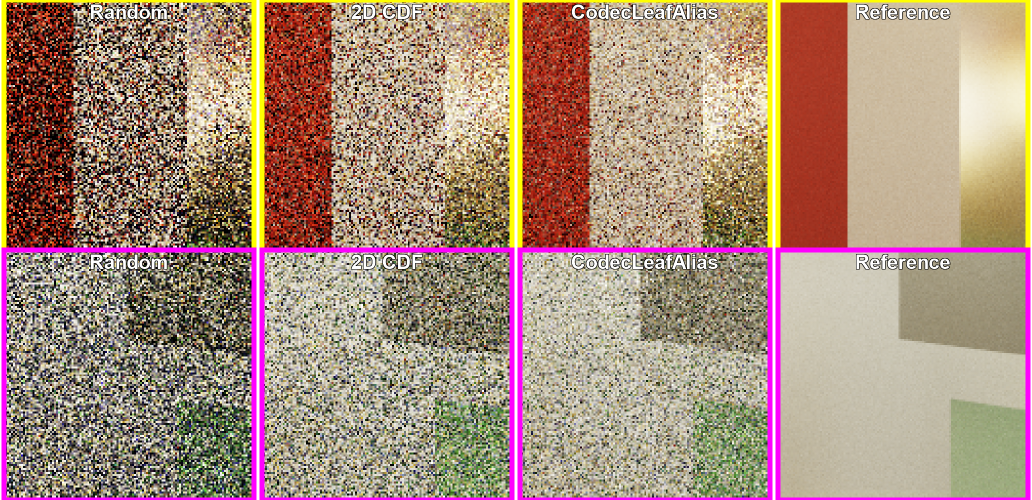
#> input picture paper-experiments/figures_only_comparison_grid/v9_convergence_closeups.png, 2064 x 1000 px, given in place of v9_fireplace_room.png, which was not available (shown at 1/2 size)
$ python make_figures_only_page_v9.py
#> lines starting #> are read from the running program, lines starting #| are printed output that depends on the picture; pictures that were not available may be replaced by others from this repository, and a replacement may not be noted
"""
Experiment 22 (separate document, still does not replace/delete figures_only_page.png,
results_section.tex, or any earlier figures_only_restir_v2-v8/final.png iteration): v9 - a
correction of what v8's "twice as big" experiment should have meant. v8 doubled UpscaleTo
(the DISPLAY size), which barely changed anything because the closeup block always gets
rescaled to match the full-frame photo's height regardless of its native size. What was
actually wanted: double the SOURCE crop SQUARE (CropSize 64 -> 128, centered on the exact
same point v7 used), while keeping the DISPLAY size the same (UpscaleTo still 500) - i.e. the
same-size closeup box now shows twice as much of the image around that point (more context,
"zoomed out" a bit) instead of the box itself growing. The marker square drawn on the
full-frame photo is correspondingly twice as big too, still centered on the same point.

Since make_comparison_figure_v2.ps1's region search assigns a NEW best point every time it
re-scans (and a 128px window scores differently than a 64px one), the exact v7 center points
were preserved deliberately via -ManualRegions (X,Y = v7's old top-left + 32, i.e. the true
center, minus the new half-size 64) rather than letting it re-search.

Source panels are saved as two files per scene again (v9_<scene>.png = full-frame,
v9_<scene>_closeups.png = the closeup grid), same as v8, since cellW is now tied to UpscaleTo
rather than a fixed W/4 (a v8-era change) and no longer happens to equal the source width.
"""
from PIL import Image, ImageDraw, ImageFont
import numpy as np
import cv2
import os

REPO = r"C:\Users\Jose\Desktop\Falcor"
OUT_DIR = os.path.dirname(os.path.abspath(__file__))
LIBERTINE_BOLD = r"C:\Users\Jose\AppData\Local\Programs\MiKTeX\fonts\opentype\public\libertine\LinLibertine_RB.otf"
scene_font = ImageFont.truetype(LIBERTINE_BOLD, 54)

PANELS = [
    ("v9_fireplace_room.png", "Fireplace Room", os.path.join(REPO, "quadlight", "fireplace", "4k", "frame_00082.hdr")),
    ("v9_phonehand.png", "Phone", os.path.join(REPO, "quadlight", "colors", "frame_00987.hdr")),
    ("v9_convergence.png", "Convergence", os.path.join(REPO, "quadlight", "cave", "frame_00221.hdr")),
]

GAP = 8                    # gap between full-frame block and closeup grid
SCENE_GAP = 5              # gap between scene rows (tight, ReSTIR-style)
SIDE_LABEL_W = 68          # width reserved for the rotated scene-name label
HDR_INSET_MARGIN = 12
HDR_INSET_BORDER = 4
HDR_INSET_EXPOSURE = 3.0
HDR_INSET_FRACTION = 0.20
HDR_INSET_TOP = 100


def load_hdr_thumbnail(path, target_h):
    im = cv2.imread(path, cv2.IMREAD_ANYDEPTH | cv2.IMREAD_COLOR)
    im = cv2.cvtColor(im, cv2.COLOR_BGR2RGB).astype(np.float64)
    im = im * HDR_INSET_EXPOSURE
    mapped = im / (1.0 + im)
    mapped = np.clip(mapped, 0, 1) ** (1 / 2.2)
    pil = Image.fromarray((mapped * 255).astype(np.uint8))
    w = int(round(pil.width * target_h / pil.height))
    return pil.resize((w, target_h), Image.LANCZOS)


def build_panel(fname, hdr_path):
#> called with fname = 'v9_fireplace_room.png'
    top_block = Image.open(os.path.join(OUT_DIR, fname)).convert("RGB")
    closeups_path = os.path.join(OUT_DIR, fname.replace(".png", "_closeups.png"))
    bottom_block = Image.open(closeups_path).convert("RGB")
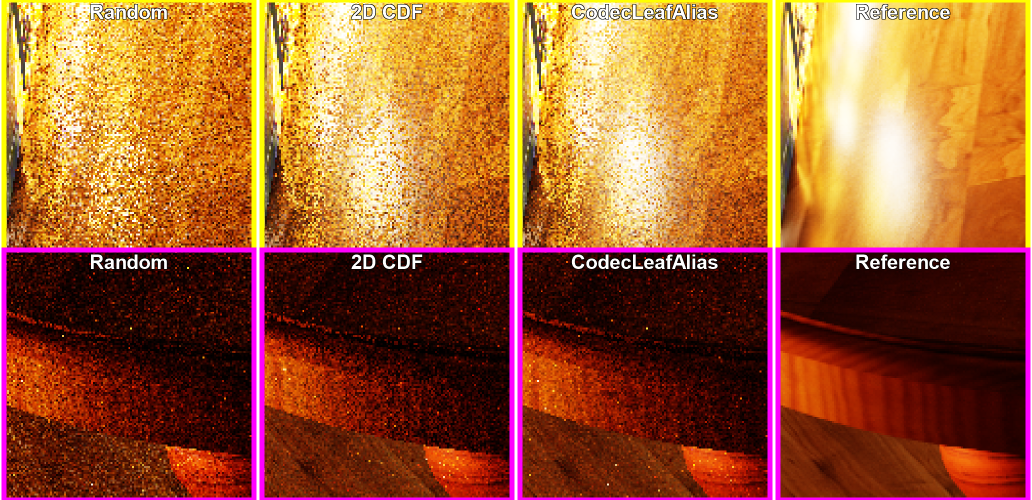
#> input picture paper-experiments/figures_only_comparison_grid/v9_fireplace_room_closeups.png, 2064 x 1000 px (shown at 1/2 size)

    scale = top_block.height / bottom_block.height
#> scale = 1
    new_w = int(round(bottom_block.width * scale))
#> new_w = 2064
    bottom_block = bottom_block.resize((new_w, top_block.height), Image.LANCZOS)

    panel_w = top_block.width + GAP + bottom_block.width
#> panel_w = 4136
    panel_h = top_block.height
#> panel_h = 1000
    panel = Image.new("RGB", (panel_w, panel_h), (255, 255, 255))
#> panel: PIL image 4136x1000 RGB; every value is 255
    panel.paste(top_block, (0, 0))
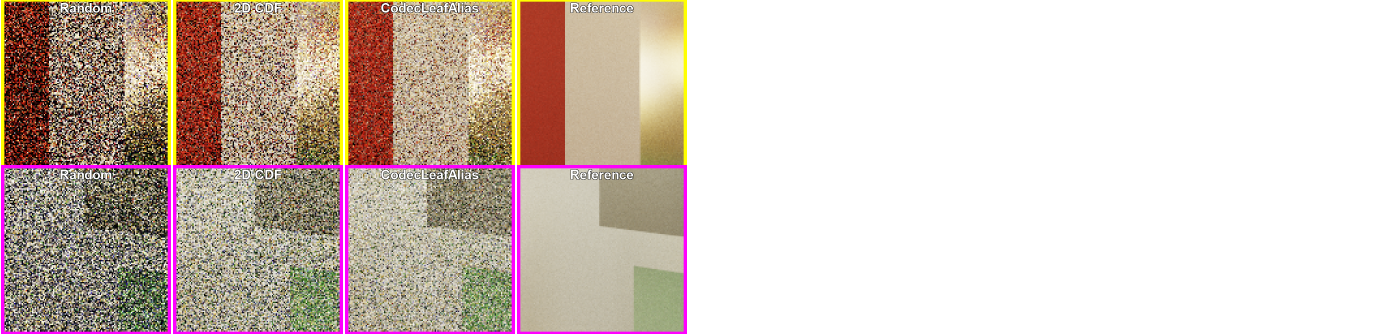
#> panel: PIL image 4136x1000 RGB (shown at 1/3 size); mean R, G, B 211.5, 197.7, 188.4
    panel.paste(bottom_block, (top_block.width + GAP, 0))
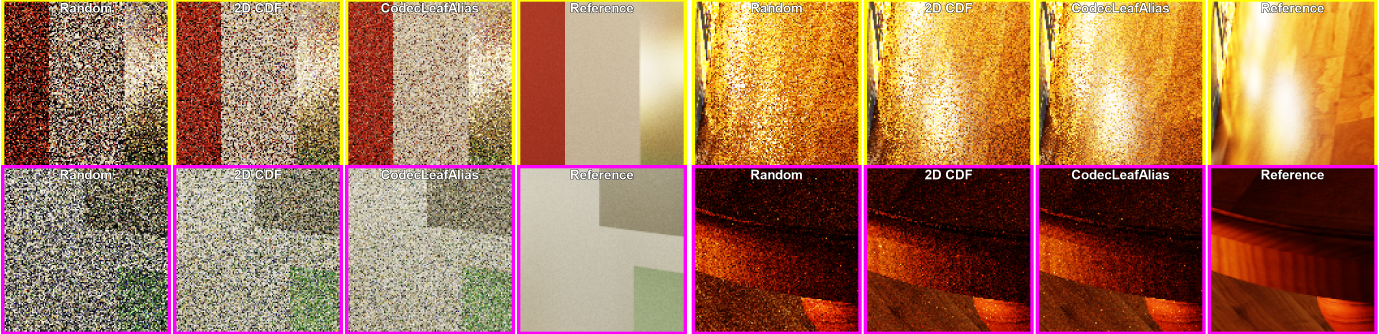
#> panel: PIL image 4136x1000 RGB (shown at 1/3 size); mean R, G, B 163.4, 116.6, 84.9

    draw = ImageDraw.Draw(panel)
    inset_h = int(top_block.height * HDR_INSET_FRACTION)
#> inset_h = 200
    thumb = load_hdr_thumbnail(hdr_path, inset_h)
    tx, ty = HDR_INSET_MARGIN, HDR_INSET_TOP
    draw.rectangle(
        [tx - HDR_INSET_BORDER, ty - HDR_INSET_BORDER,
         tx + thumb.width + HDR_INSET_BORDER, ty + thumb.height + HDR_INSET_BORDER],
        fill=(255, 255, 255),
    )
    panel.paste(thumb, (tx, ty))
    draw.rectangle([tx, ty, tx + thumb.width, ty + thumb.height], outline=(0, 0, 0), width=2)

    return panel


#> (the run stopped early here; a loop or call above may not have finished)
